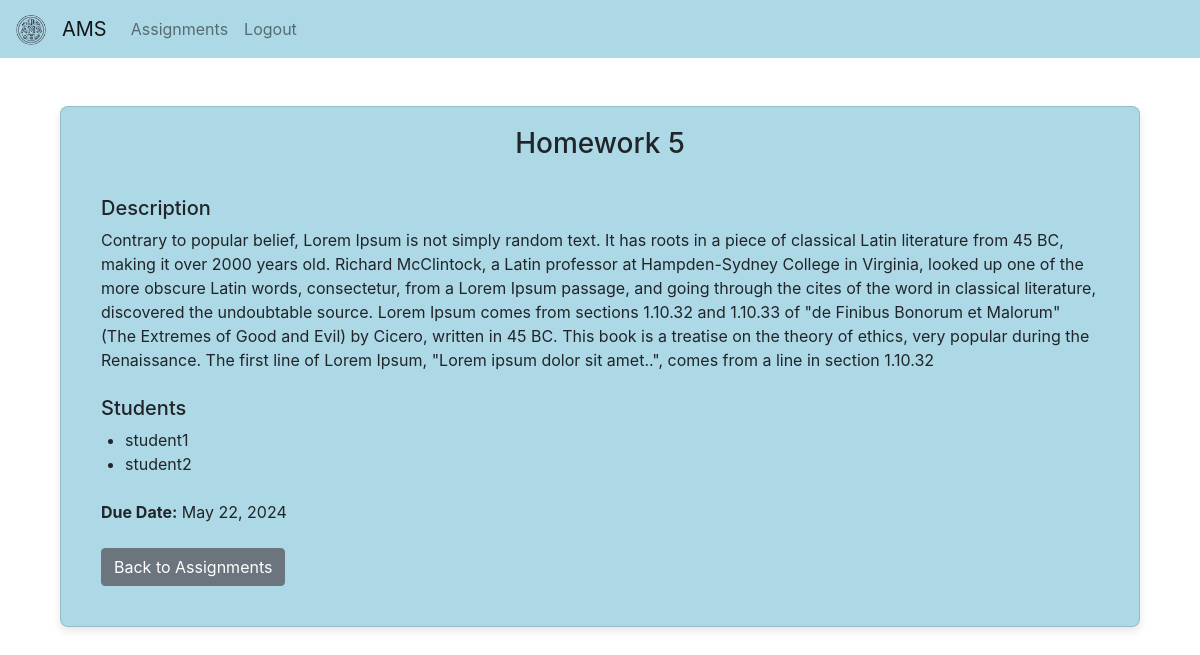
Page /assignments/5/ (signed in) on the committed database.
### main/models.py (models this page shows, shortened)
class Assignment(models.Model):
    subject = models.CharField(max_length=100)
    due_date = models.DateField()
    description = models.TextField()
    students = models.ManyToManyField(User, related_name='assignments')

class User(models.Model):
    USER_TYPE_CHOICES = (
        ('student', 'Student'),
        ('teacher', 'Teacher'),
    )
    username = models.CharField(max_length=100, unique=True)
    email = models.EmailField(unique=True)
    password = models.CharField(max_length=256)
    user_type = models.CharField(max_length=10, choices=USER_TYPE_CHOICES, default='student')
    is_superuser = models.BooleanField(default=False)

### main/views.py (the view)
# urls.py: path('assignments/<int:pk>/', assignment_detail, name='assignment_detail'),
def assignment_detail(request, pk):
    user = get_current_user(request)
    if not user:
        return redirect('login')
    try:
        assignment = Assignment.objects.get(pk=pk)
    except Assignment.DoesNotExist:
        return HttpResponseNotFound("Assignment not found")
    students = assignment.students.all()
    return render(request, 'main/assignment_detail.html', {'assignment': assignment, 'students': students})

### main/views.py (called while the page is built)
def get_current_user(request):
    user_id = request.session.get('user_id')
    if user_id:
        return User.objects.get(id=user_id)
    return None

### main/templates/main/assignment_detail.html (shortened to what this page needs)
{% extends 'main/base.html' %}
{% block content %}
<div class="container mt-5">
    <div class="card">
        <div class="text-center">
            <h3 class="card-title mb-0">{{ assignment.subject }}</h3>
        </div>
        <div class="card-body">
            <h5 class="card-subtitle mt-3 mb-2">Description</h5>
            <p class="card-text">{{ assignment.description }}</p>
            <h5 class="card-subtitle mt-4">Students</h5>
            <ul class="list-group mt-2">
                {% for student in assignment.students.all %}
                <li class="ml-4">{{ student.username }}</li>
                {% endfor %}
            </ul>
            <p class="card-text mt-4"><strong>Due Date:</strong> {{ assignment.due_date }}</p>
            <div class="mt-4 d-flex justify-content-between">
                <a href="{% url 'assignments' %}" class="btn btn-secondary">Back to Assignments</a>
            </div>
        </div>
    </div>
</div>
{% endblock %}

### static/css/style.css (style rules this page uses)
.card { background-color: lightblue; box-shadow: 0 4px 8px rgba(0, 0, 0, 0.1); border-radius: 8px; padding: 20px; }

### rows in the picture
Assignment: subject "Homework 5", description "Contrary to popular belief, Lorem Ipsum is not simply random text. It has roots in a piece of classical Latin literature from 45 BC, making it over 2000 years old. Richard McClintock, a Latin professor at Hampden-Sydney College in Virginia, looked up one of the more obscure Latin words, consectetur, from a Lorem Ipsum passage, and going through the cites of the word in classical literature, discovered the undoubtable source. Lorem Ipsum comes from sections 1.10.32 and 1.10.33 of \"de Finibus Bonorum et Malorum\" (The Extremes of Good and Evil) by Cicero, written in 45 BC. This book is a treatise on the theory of ethics, very popular during the Renaissance. The first line of Lorem Ipsum,…", due_date "May 22, 2024"
User: username "student1"
User: username "student2"
